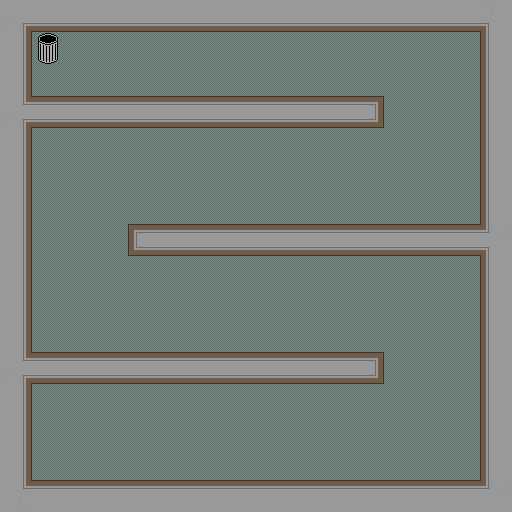

The image is a tile-based game level rendered from a .tmx file. Its description and complete source (layers, tilesets, objects, tile grids) follow:
An orthogonal 16x16 tile map with 32x32 px tiles, 2 tile layers (Tile Layer 1, Tile Layer 2) and 15 objects.

<map version="1.2" tiledversion="1.2.0" orientation="orthogonal" renderorder="right-down" width="16" height="16" tilewidth="32" tileheight="32" infinite="0" nextlayerid="7" nextobjectid="21">
 <tileset firstgid="1" name="oltile" tilewidth="32" tileheight="32" tilecount="28" columns="28">
  <image source="oltile.png" width="896" height="32" />
 </tileset>
 <layer id="1" name="Tile Layer 1" width="16" height="16">
  <data encoding="csv">
17,17,17,17,17,17,17,17,17,17,17,17,17,17,17,17,
17,17,17,17,17,17,17,17,17,17,17,17,17,17,17,17,
17,17,17,17,17,17,17,17,17,17,17,17,17,17,17,17,
17,17,17,17,17,17,17,17,17,17,17,17,17,17,17,17,
17,17,17,17,17,17,17,17,17,17,17,17,17,17,17,17,
17,17,17,17,17,17,17,17,17,17,17,17,17,17,17,17,
17,17,17,17,17,17,17,17,17,17,17,17,17,17,17,17,
17,17,17,17,17,17,17,17,17,17,17,17,17,17,17,17,
17,17,17,17,17,17,17,17,17,17,17,17,17,17,17,17,
17,17,17,17,17,17,17,17,17,17,17,17,17,17,17,17,
17,17,17,17,17,17,17,17,17,17,17,17,17,17,17,17,
17,17,17,17,17,17,17,17,17,17,17,17,17,17,17,17,
17,17,17,17,17,17,17,17,17,17,17,17,17,17,17,17,
17,17,17,17,17,17,17,17,17,17,17,17,17,17,17,17,
17,17,17,17,17,17,17,17,17,17,17,17,17,17,17,17,
17,17,17,17,17,17,17,17,17,17,17,17,17,17,17,17
</data>
 </layer>
 <objectgroup id="2" name="Walls">
  <object id="3" x="0" y="2" width="512" height="26" />
  <object id="5" x="136" y="224" width="376" height="22" />
  <object id="6" x="-2" y="2" width="516" height="24" />
  <object id="8" x="-2" y="-2" width="30" height="510" />
  <object id="9" x="0" y="482" width="464" height="26" />
  <object id="12" x="0" y="480" width="512" height="36" />
  <object id="13" x="488" y="0" width="24" height="520" />
  <object id="14" x="0" y="352" width="382" height="22" />
  <object id="15" x="2" y="96" width="382" height="20" />
  <object id="16" x="312" y="14" />
  <object id="17" x="-4" y="2" width="516" height="18" />
 </objectgroup>
 <objectgroup id="3" name="Start/End">
  <object id="2" x="32" y="32" width="30" height="28" />
 </objectgroup>
 <objectgroup id="5" name="Ghosts">
  <object id="18" x="63" y="311">
   <point />
  </object>
  <object id="19" x="462" y="193">
   <point />
  </object>
 </objectgroup>
 <objectgroup id="6" name="Hero">
  <object id="20" x="81" y="440">
   <point />
  </object>
 </objectgroup>
 <layer id="4" name="Tile Layer 2" width="16" height="16">
  <data encoding="csv">
14,18,18,18,18,18,18,18,18,18,18,18,18,18,18,13,
20,22,0,0,0,0,0,0,0,0,0,0,0,0,0,19,
20,0,0,0,0,0,0,0,0,0,0,0,0,0,0,19,
25,27,27,27,27,27,27,27,27,27,27,3,0,0,0,19,
20,0,0,0,0,0,0,0,0,0,0,0,0,0,0,19,
20,0,0,0,0,0,0,0,0,0,0,0,0,0,0,19,
20,0,0,0,0,0,0,0,0,0,0,0,0,0,0,19,
20,0,0,0,2,27,27,27,27,27,27,27,27,27,27,24,
20,0,0,0,0,0,0,0,0,0,0,0,0,0,0,19,
20,0,0,0,0,0,0,0,0,0,0,0,0,0,0,19,
20,0,0,0,0,0,0,0,0,0,0,0,0,0,0,19,
25,27,27,27,27,27,27,27,27,27,27,3,0,0,0,19,
20,0,0,0,0,0,0,0,0,0,0,0,0,0,0,19,
20,0,0,0,0,0,0,0,0,0,0,0,0,0,0,19,
20,0,0,0,0,0,0,0,0,0,0,0,0,0,0,19,
16,21,21,21,21,21,21,21,21,21,21,21,21,21,21,15
</data>
 </layer>
</map>
